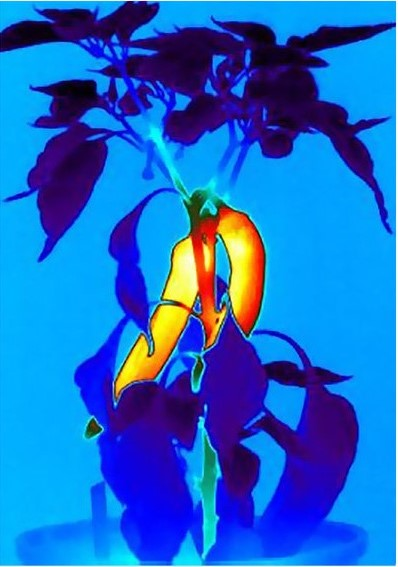
#> input picture ir_image.jpg, 398 x 567 px
$ python 'temp scale2.py'
#> lines starting #> are read from the running program, lines starting #| are printed output that depends on the picture; after the words box and inside, x2 and y2 are one past the last pixel; in counts of white or black regions, pixels touching at a corner belong together
import cv2
import numpy as np
from pathlib import Path

class ThermalColorMap:
    """
    Define temperature ranges and their corresponding colors
    """
    def __init__(self, min_temp=20, max_temp=40):
        self.min_temp = min_temp
        self.max_temp = max_temp
        self.range = max_temp - min_temp

        # Define color ranges and their temperatures
        self.color_ranges = [
            {
                'color': (0, 0, 255),    # Red (BGR format)
                'color_name': 'Red',
                'temp_range': (min_temp + 0.8 * self.range, max_temp),
                'description': 'Very Hot'
            },
            {
                'color': (0, 127, 255),   # Orange
                'color_name': 'Orange',
                'temp_range': (min_temp + 0.6 * self.range, min_temp + 0.8 * self.range),
                'description': 'Hot'
            },
            {
                'color': (0, 255, 255),   # Yellow
                'color_name': 'Yellow',
                'temp_range': (min_temp + 0.4 * self.range, min_temp + 0.6 * self.range),
                'description': 'Warm'
            },
            {
                'color': (0, 255, 0),     # Green
                'color_name': 'Green',
                'temp_range': (min_temp + 0.2 * self.range, min_temp + 0.4 * self.range),
                'description': 'Cool'
            },
            {
                'color': (255, 0, 0),     # Blue
                'color_name': 'Blue',
                'temp_range': (min_temp, min_temp + 0.2 * self.range),
                'description': 'Cold'
            }
        ]

def create_temperature_legend(height, width, color_map):
    """
    Create a detailed temperature legend showing color ranges.
    """
    # Create black background
    legend = np.zeros((height, width, 3), dtype=np.uint8)

    # Add title
    cv2.putText(legend, "Temperature Range",
                (10, 30), cv2.FONT_HERSHEY_SIMPLEX,
                0.7, (255, 255, 255), 2)

    # Add color boxes with temperature ranges
    start_y = 60
    box_height = 40
    margin = 10

    for idx, range_info in enumerate(color_map.color_ranges):
        # Draw color box
        y = start_y + idx * (box_height + margin)
        cv2.rectangle(legend,
                     (10, y),
                     (40, y + box_height),
                     range_info['color'], -1)

        # Add white border
        cv2.rectangle(legend,
                     (10, y),
                     (40, y + box_height),
                     (255, 255, 255), 1)

        # Add temperature range text
        temp_range_text = f"{range_info['temp_range'][0]:.1f}°C - {range_info['temp_range'][1]:.1f}°C"
        cv2.putText(legend,
                   f"{range_info['color_name']}: {temp_range_text}",
                   (50, y + 25),
                   cv2.FONT_HERSHEY_SIMPLEX,
                   0.5, (255, 255, 255), 1)

        # Add description
        cv2.putText(legend,
                   f"({range_info['description']})",
                   (50, y + box_height - 5),
                   cv2.FONT_HERSHEY_SIMPLEX,
                   0.4, (200, 200, 200), 1)

    return legend

def enhance_image(input_path, output_path, target_size=(800, 600),
                 min_temp=20, max_temp=40, colormap=cv2.COLORMAP_JET):
    """
    Enhance an IR image with thermal effects and detailed temperature legend.
    """
#> called with input_path = 'ir_image.jpg', output_path = 'enhanced_thermal_image.jpg', target_size = (800, 600), min_temp = 20, max_temp = 40, colormap = 2
    try:
        # Initialize color map
        color_map = ThermalColorMap(min_temp, max_temp)

        # Check if input file exists
        if not Path(input_path).is_file():
            raise FileNotFoundError(f"Input file not found: {input_path}")

        # Load the image
        img = cv2.imread(input_path)
#> img is the input picture: shape (567, 398, 3); mean B, G, R 199.6, 105.5, 27.4
        if img is None:
            raise ValueError(f"Failed to load image: {input_path}")

        # Convert to grayscale for better thermal mapping
        gray = cv2.cvtColor(img, cv2.COLOR_BGR2GRAY)

        # Apply noise reduction
        denoised = cv2.fastNlMeansDenoising(gray)

        # Enhance contrast using CLAHE
        clahe = cv2.createCLAHE(clipLimit=2.0, tileGridSize=(8,8))
        contrast_enhanced = clahe.apply(denoised)
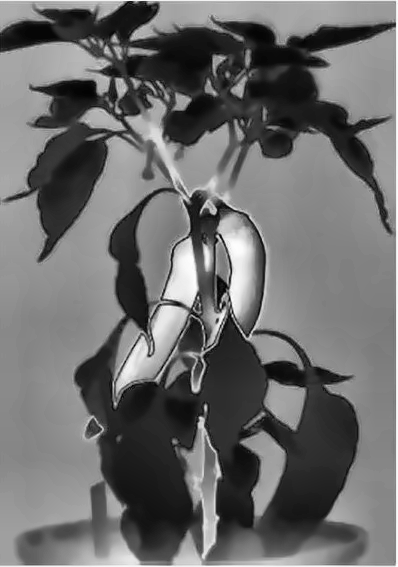
#> contrast_enhanced: shape (567, 398); min 1, max 254, mean 107.6

        # Apply thermal imaging effect
        thermal_img = cv2.applyColorMap(contrast_enhanced, colormap)

        # Apply sharpening
        kernel = np.array([[-1,-1,-1],
                         [-1, 9,-1],
                         [-1,-1,-1]])
        sharpened = cv2.filter2D(thermal_img, -1, kernel)
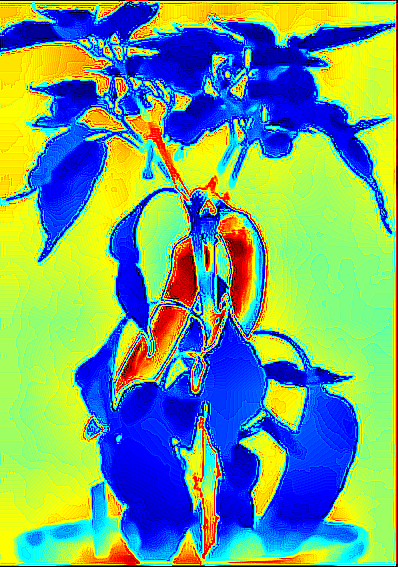
#> sharpened: shape (567, 398, 3); mean B, G, R 130, 160.3, 114.8

        # Resize the image
        upscaled_img = cv2.resize(sharpened, target_size, interpolation=cv2.INTER_CUBIC)
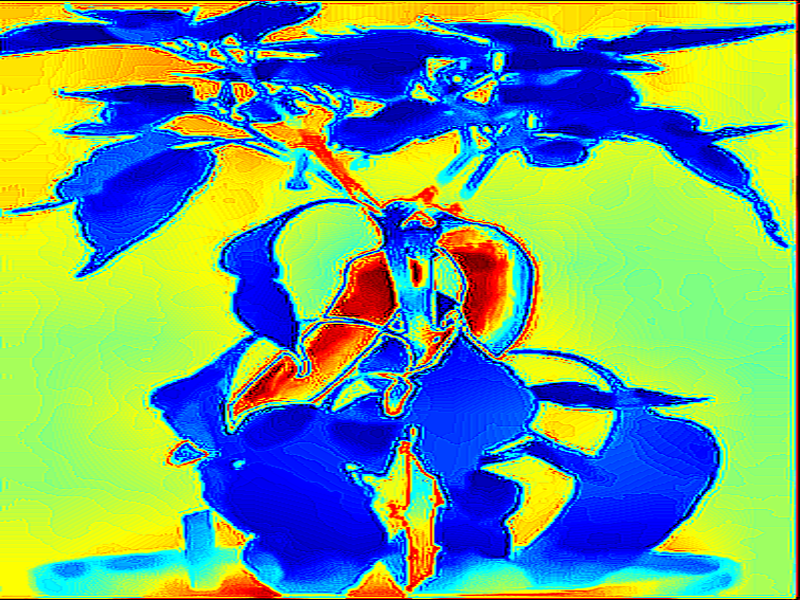
#> upscaled_img: shape (600, 800, 3); mean B, G, R 129.9, 160.2, 114.8

        # Create temperature legend
        legend_width = 300  # Width of the legend panel
        legend = create_temperature_legend(target_size[1], legend_width, color_map)
#> after the loop in create_temperature_legend, `for idx, range_info in enumerate(color_map.color_ranges):`:
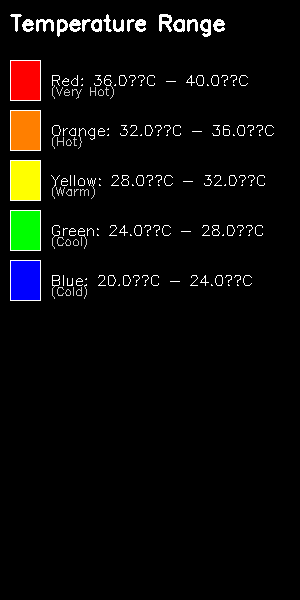
#> legend: shape (600, 300, 3); mean of channels 0, 1, 2 8.2, 10.6, 11.4; drawn as B, G, R

        # Add the legend to the right of the image
        final_img = np.hstack((upscaled_img, legend))
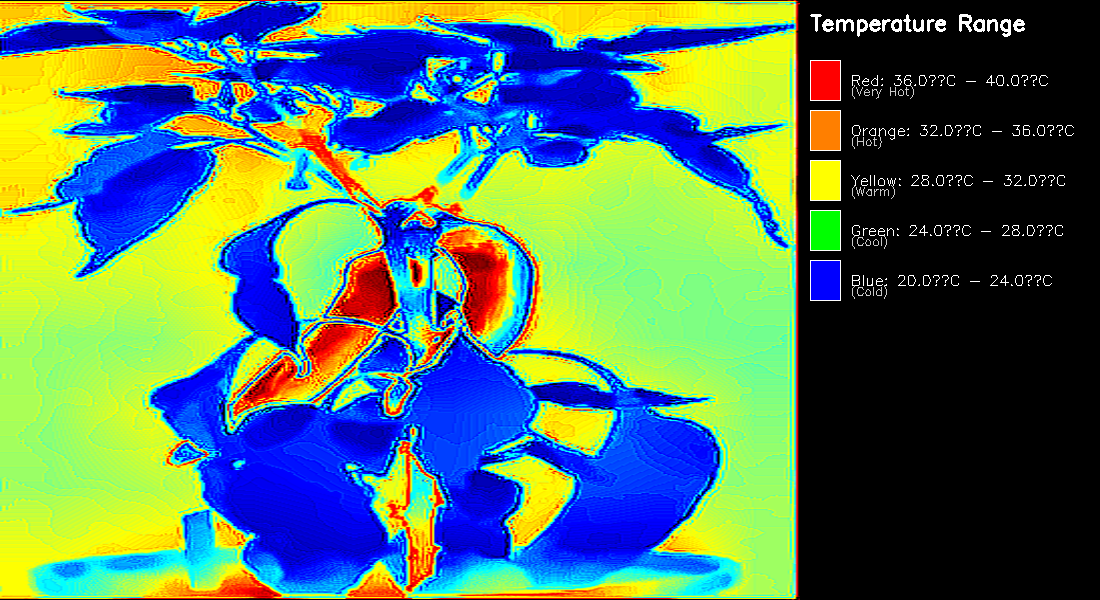
#> final_img: shape (600, 1100, 3); mean B, G, R 96.7, 119.4, 86.6

        # Add timestamp and temperature range info
        info_height = 40
        info_img = np.zeros((info_height, final_img.shape[1], 3), dtype=np.uint8)

        # Add temperature range info
        cv2.putText(info_img,
                   f"Temperature Range: {min_temp}°C - {max_temp}°C",
                   (10, 25),
                   cv2.FONT_HERSHEY_SIMPLEX,
                   0.6, (255, 255, 255), 1)
#> info_img: shape (40, 1100, 3); 1.6% white in thin lines or dots, all inside (x1, y1, x2, y2) = (11, 12, 360, 30)

        # Add timestamp
        from datetime import datetime
        timestamp = datetime.now().strftime("%Y-%m-%d %H:%M:%S")
        cv2.putText(info_img,
                   f"Processed: {timestamp}",
                   (final_img.shape[1] - 300, 25),
                   cv2.FONT_HERSHEY_SIMPLEX,
                   0.6, (255, 255, 255), 1)
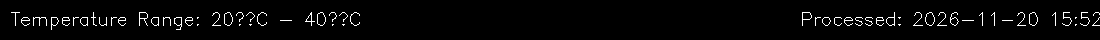
#> info_img: shape (40, 1100, 3); 2.9% white in thin lines or dots, all inside (x1, y1, x2, y2) = (11, 12, 1100, 30)

        # Combine final image with info bar
        final_img = np.vstack((final_img, info_img))
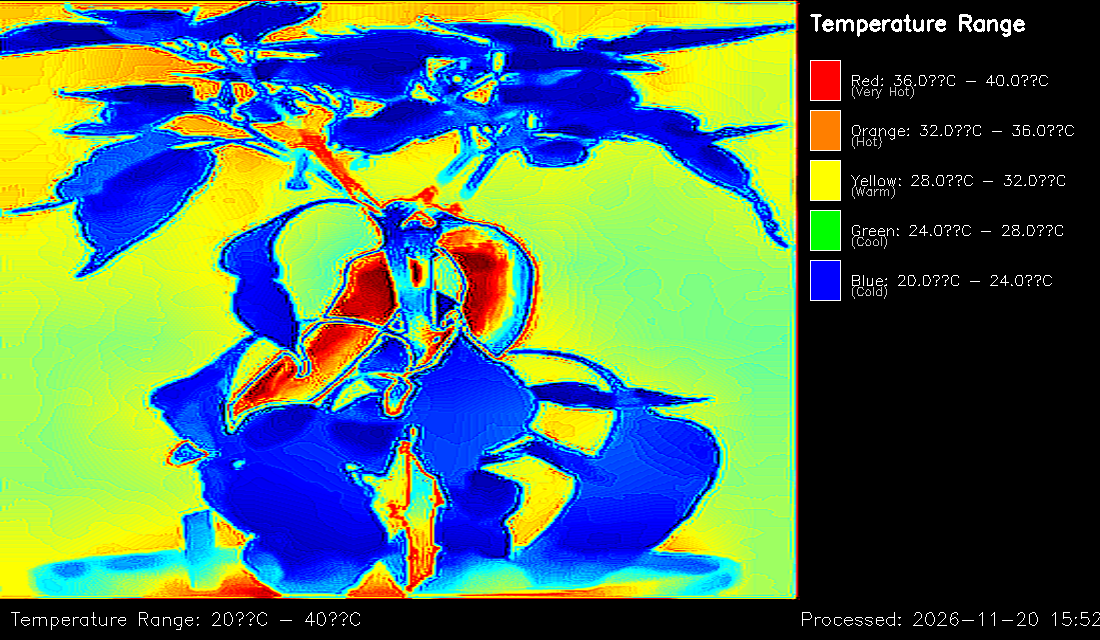
#> final_img: shape (640, 1100, 3); mean B, G, R 91.1, 112.4, 81.6

        # Ensure output directory exists
        output_dir = Path(output_path).parent
        output_dir.mkdir(parents=True, exist_ok=True)

        # Save the enhanced image
        success = cv2.imwrite(str(output_path), final_img)
        if not success:
            raise IOError(f"Failed to save image to: {output_path}")

        return final_img

    except Exception as e:
        print(f"Error processing image: {str(e)}")
        raise

def get_temperature_description(temp, color_map):
    """
    Get the description for a given temperature.
    """
    for range_info in color_map.color_ranges:
        if range_info['temp_range'][0] <= temp <= range_info['temp_range'][1]:
            return range_info['description']
    return "Unknown"

def estimate_temperature_at_point(image, x, y, min_temp=20, max_temp=40):
    """
    Estimate temperature at a specific point in the thermal image.
    """
#> called with x = 400, y = 300, min_temp = 20, max_temp = 40
    try:
        # Get the blue channel value (used in JET colormap)
        pixel_value = image[y, x, 0]
#> pixel_value = 255
        # Map the pixel value to temperature range
        temp = min_temp + (pixel_value / 255.0) * (max_temp - min_temp)
#> temp = 40
        # Get description
        color_map = ThermalColorMap(min_temp, max_temp)
        description = get_temperature_description(temp, color_map)
#> description = 'Very Hot'
        return temp, description
    except IndexError:
        print("Point coordinates out of image bounds")
        return None, None

if __name__ == "__main__":
    # Example usage
    input_image_path = 'ir_image.jpg'
    output_image_path = 'enhanced_thermal_image.jpg'

    try:
        # Process the image with temperature scale
        enhanced_image = enhance_image(
            input_image_path,
            output_image_path,
            target_size=(800, 600),
            min_temp=20,
            max_temp=40
        )

        # Example of getting temperature at a point
        center_x, center_y = 400, 300
        temp, desc = estimate_temperature_at_point(enhanced_image, center_x, center_y)
#> temp = 40; desc = 'Very Hot'
        if temp is not None:
            print(f"Temperature at point: {temp:.1f}°C ({desc})")
#| Temperature at point: 40.0°C (Very Hot)

        # Display the result
        cv2.imshow('Enhanced Thermal Image', enhanced_image)
        cv2.waitKey(0)
        cv2.destroyAllWindows()

    except Exception as e:
        print(f"Application error: {str(e)}")
